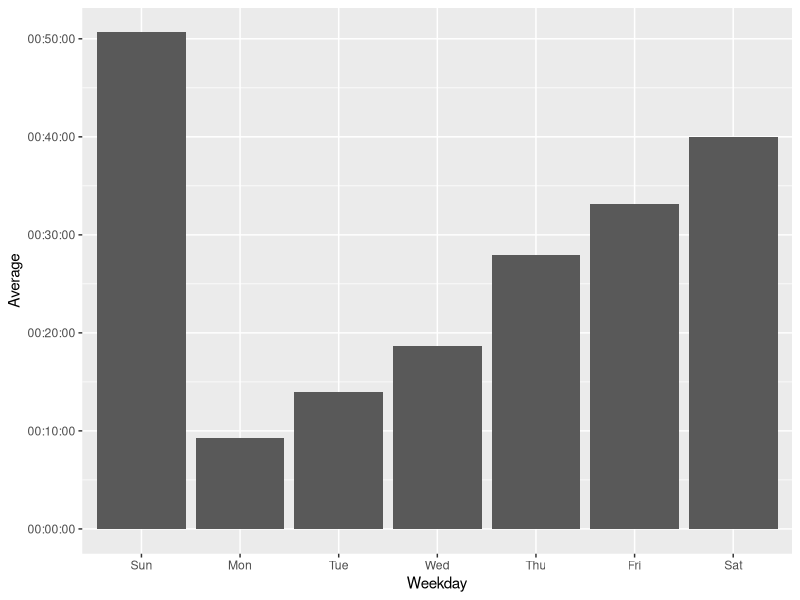
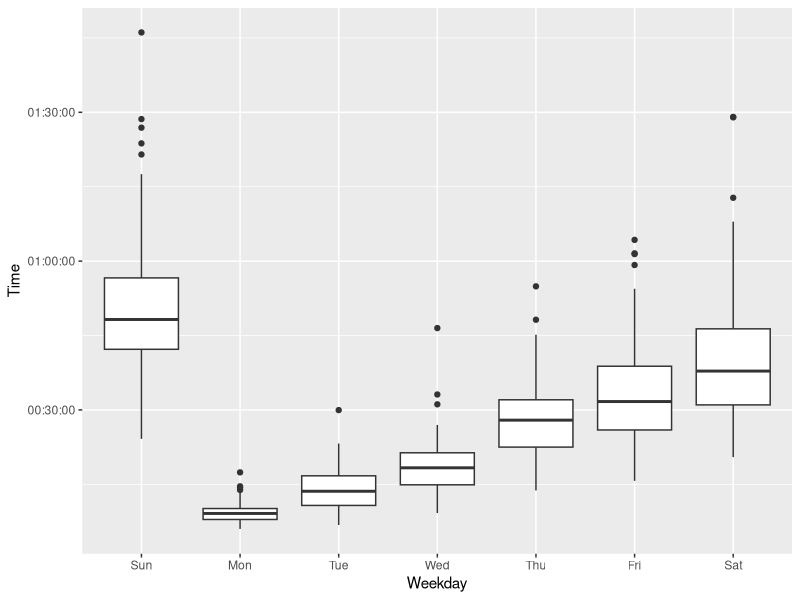
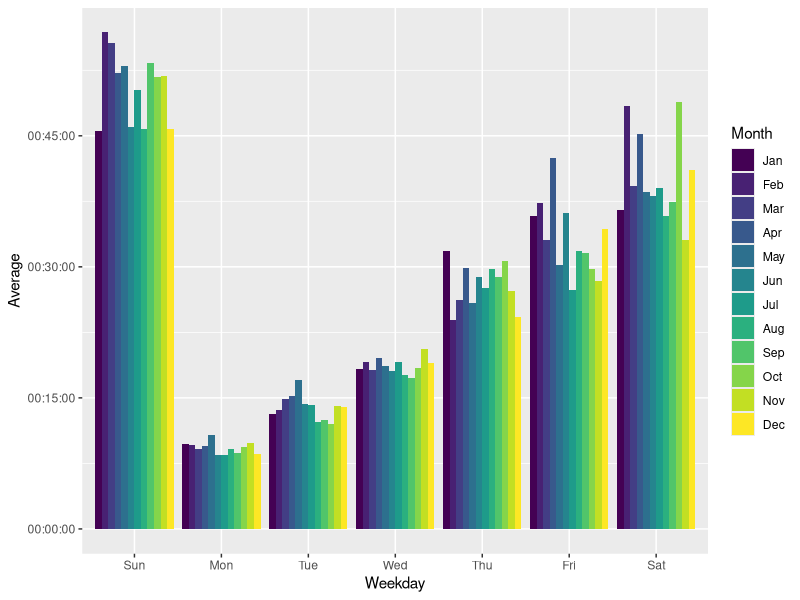
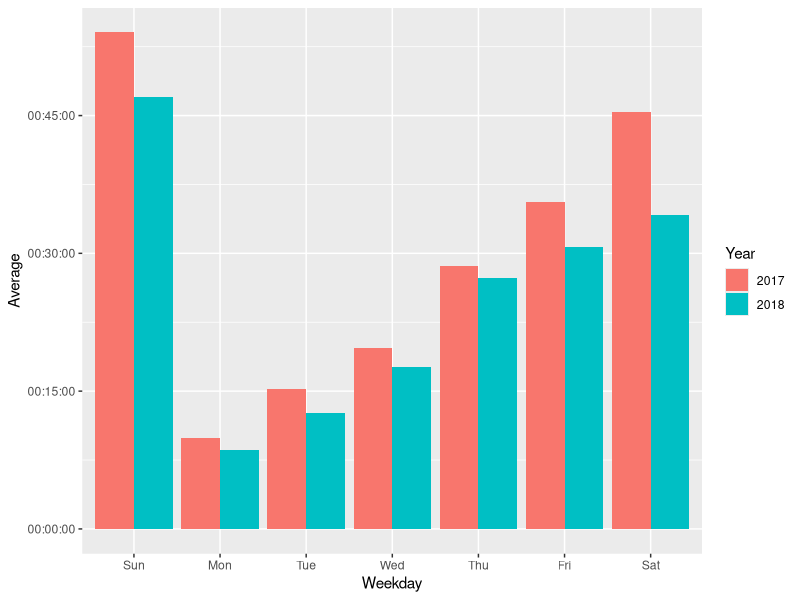
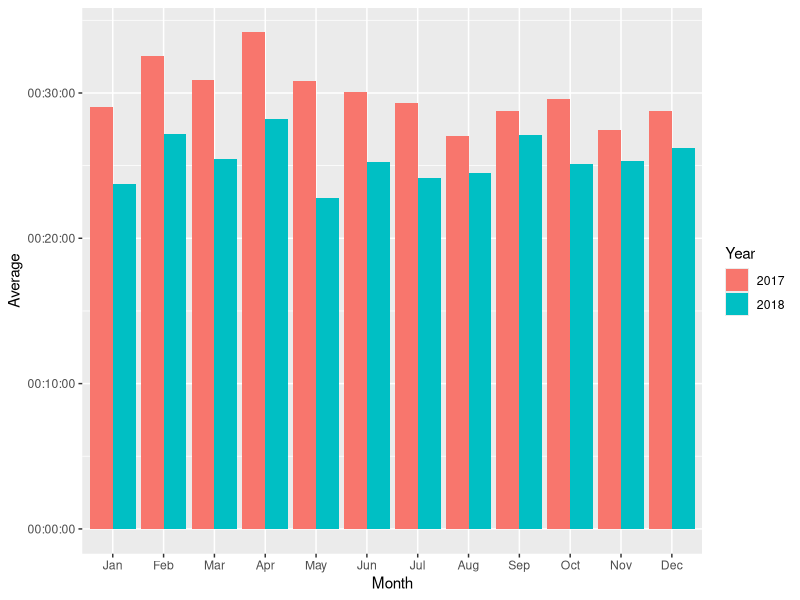
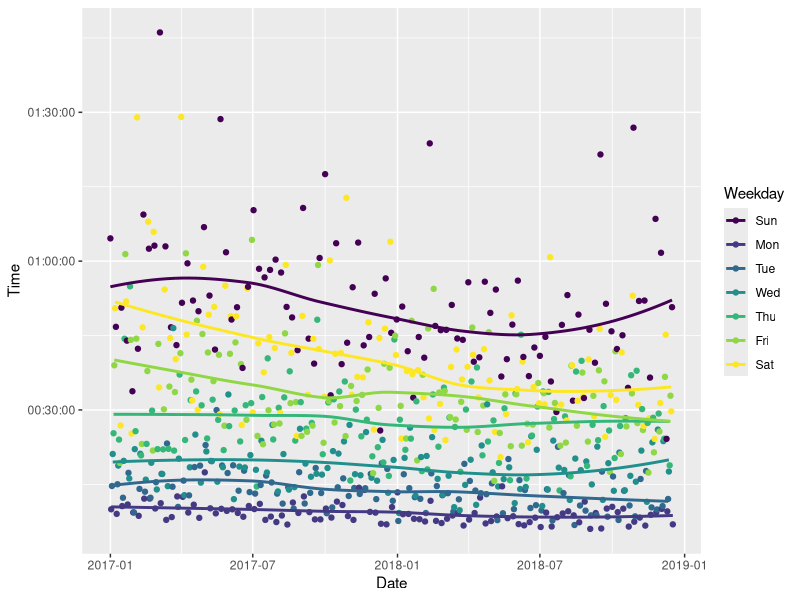

These charts were generated, in order, by the following R code:
## ---- chunk 1
knitr::opts_chunk$set(echo = TRUE)
## ---- chunk 2
library(lubridate)
library(tidyverse)
## ---- chunk 3
times_for_2017 <- read_csv(file = "2017.csv")
times_for_2018 <- read_csv(file = "2018.csv")

completion_times <- rbind(times_for_2017, times_for_2018) %>%
  mutate(
    Weekday = wday(Date, label = TRUE),
    Month = month(Date, label = TRUE),
    Year = year(Date)
  )

# Print the last seven days worth of data.
completion_times %>%
  select(Date, Weekday, Time) %>%
  tail(n = 7)
## ---- chunk 4
times_by_day <- completion_times %>%
  group_by(Weekday) %>%
  summarise(
    Average = hms::as.hms(round(mean(Time))),
    Fastest = min(Time),
    Slowest = max(Time)
  )

times_by_day
## ---- chunk 5
ggplot(times_by_day) +
  geom_bar(
    mapping = aes(x = Weekday, y = Average),
    stat = "identity"
  )
## ---- chunk 6
ggplot(completion_times) +
  geom_boxplot(
    mapping = aes(x = Weekday, y = Time)
  )
## ---- chunk 7
times_by_month <- completion_times %>%
  group_by(Month, Weekday) %>%
  summarise(
    Average = hms::as.hms(round(mean(Time)))
  )

ggplot(times_by_month) +
  geom_bar(
    mapping = aes(x = Weekday, y = Average, fill = Month),
    position = "dodge",
    stat = "identity"
  )
## ---- chunk 8
times_by_weekday_year <- completion_times %>%
  group_by(Weekday, Year) %>%
  summarise(Average = hms::as.hms(round(mean(Time))))

times_by_weekday_year$Year <- factor(times_by_weekday_year$Year)

ggplot(times_by_weekday_year) +
  geom_bar(
    mapping = aes(x = Weekday, y = Average, fill = Year),
    position = "dodge",
    stat = "identity"
  )
## ---- chunk 9
times_by_month_year <- completion_times %>%
  group_by(Month, Year) %>%
  summarise(Average = hms::as.hms(round(mean(Time))))

times_by_month_year$Year <- factor(times_by_month_year$Year)

ggplot(times_by_month_year) +
  geom_bar(
    mapping = aes(x = Month, y = Average, fill = Year),
    position = "dodge",
    stat = "identity"
  )
## ---- chunk 10
ggplot(completion_times, mapping = aes(x = Date, y = Time, color = Weekday)) +
  geom_point() +
  geom_smooth(se = FALSE)
